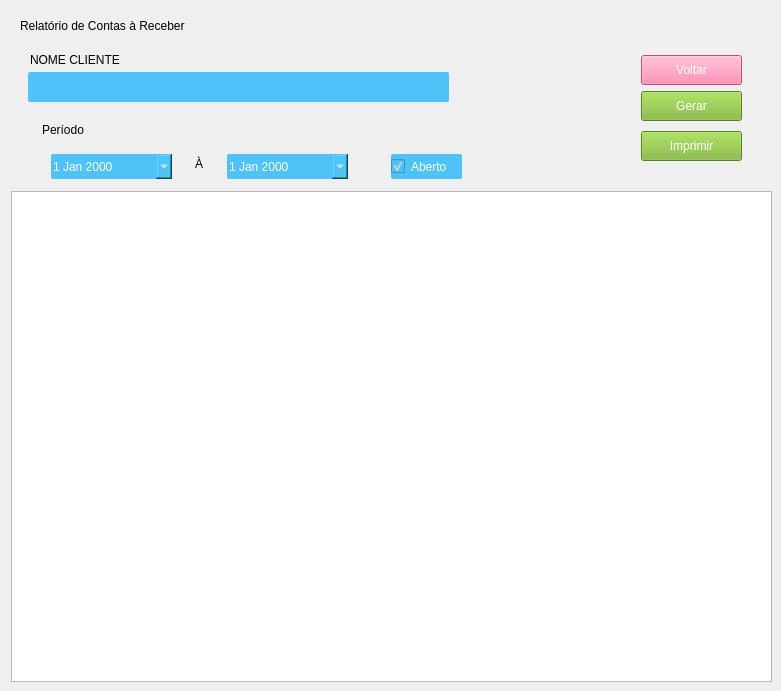
       <widget class="QWidget" name="formRelatorioContaReceber">
        <widget class="QPushButton" name="btn_goback_relatorio_conta_receber">
         <property name="geometry">
          <rect>
           <x>641</x>
           <y>55</y>
           <width>101</width>
           <height>30</height>
          </rect>
         </property>
         <property name="styleSheet">
          <string notr="true">QPushButton {
	font: 10pt &quot;Arial&quot;;
	background-color: rgb(253, 115, 163);
	color: #FFF;
 }
QPushButton:hover{
	background-color: rgb(255, 0, 0);
}</string>
         </property>
         <property name="text">
          <string>Voltar</string>
         </property>
         <property name="icon">
          <iconset>
           <normaloff>icons/iconGoBack.png</normaloff>icons/iconGoBack.png</iconset>
         </property>
         <property name="iconSize">
          <size>
           <width>20</width>
           <height>32</height>
          </size>
         </property>
        </widget>
        <widget class="QPushButton" name="btn_gerar_relatorio_conta_receber">
         <property name="geometry">
          <rect>
           <x>641</x>
           <y>91</y>
           <width>101</width>
           <height>30</height>
          </rect>
         </property>
         <property name="styleSheet">
          <string notr="true">QPushButton {
	font: 10pt &quot;Arial&quot;;
	background-color: #7AB32E;
	color: #FFF;
 }
QPushButton:hover{
	background-color: rgb(0, 170, 0);
}</string>
         </property>
         <property name="text">
          <string>Gerar</string>
         </property>
         <property name="icon">
          <iconset>
           <normaloff>icons/iconViewPrinter.png</normaloff>icons/iconViewPrinter.png</iconset>
         </property>
         <property name="iconSize">
          <size>
           <width>20</width>
           <height>32</height>
          </size>
         </property>
         <property name="checkable">
          <bool>false</bool>
         </property>
         <property name="default">
          <bool>false</bool>
         </property>
         <property name="flat">
          <bool>false</bool>
         </property>
        </widget>
        <widget class="QPushButton" name="btn_imprimir_relatorio_conta_receber">
         <property name="geometry">
          <rect>
           <x>641</x>
           <y>131</y>
           <width>101</width>
           <height>30</height>
          </rect>
         </property>
         <property name="styleSheet">
          <string notr="true">QPushButton {
	font: 10pt &quot;Arial&quot;;
	background-color: #7AB32E;
	color: #FFF;
 }
QPushButton:hover{
	background-color: rgb(0, 170, 0);
}</string>
         </property>
         <property name="text">
          <string>Imprimir</string>
         </property>
         <property name="icon">
          <iconset>
           <normaloff>icons/iconPrint.png</normaloff>icons/iconPrint.png</iconset>
         </property>
         <property name="iconSize">
          <size>
           <width>20</width>
           <height>32</height>
          </size>
         </property>
         <property name="checkable">
          <bool>false</bool>
         </property>
         <property name="default">
          <bool>false</bool>
         </property>
         <property name="flat">
          <bool>false</bool>
         </property>
        </widget>
        <widget class="QTextEdit" name="te_relatorio_conta_receber">
         <property name="geometry">
          <rect>
           <x>11</x>
           <y>191</y>
           <width>761</width>
           <height>491</height>
          </rect>
         </property>
        </widget>
        <widget class="QLabel" name="lbl_titulo_relatorio_conta_receber">
         <property name="geometry">
          <rect>
           <x>20</x>
           <y>10</y>
           <width>741</width>
           <height>31</height>
          </rect>
         </property>
         <property name="styleSheet">
          <string notr="true">font: 700 20pt &quot;Arial&quot;;
border-bottom: 2px solid;</string>
         </property>
         <property name="text">
          <string>Relatório de Contas à Receber</string>
         </property>
        </widget>
        <widget class="QDateEdit" name="relatorio_conta_receber_data_inicial">
         <property name="geometry">
          <rect>
           <x>51</x>
           <y>154</y>
           <width>121</width>
           <height>25</height>
          </rect>
         </property>
         <property name="styleSheet">
          <string notr="true">QDateEdit{
	background-color: #4fc2f7;
	font: 12pt &quot;Arial&quot;;
	color: rgb(255, 255, 255);
	border:none;
	border-radius: 2px;
}

QDateEdit:Focus {
	border: 1px solid red;
}</string>
         </property>
         <property name="calendarPopup">
          <bool>true</bool>
         </property>
        </widget>
        <widget class="QDateEdit" name="relatorio_conta_receber_data_final">
         <property name="geometry">
          <rect>
           <x>227</x>
           <y>154</y>
           <width>121</width>
           <height>25</height>
          </rect>
         </property>
         <property name="styleSheet">
          <string notr="true">QDateEdit{
	background-color: #4fc2f7;
	font: 12pt &quot;Arial&quot;;
	color: rgb(255, 255, 255);
	border:none;
	border-radius: 2px;
}

QDateEdit:Focus {
	border: 1px solid red;
}</string>
         </property>
         <property name="calendarPopup">
          <bool>true</bool>
         </property>
        </widget>
        <widget class="QCheckBox" name="chk_relatorio_conta_receber_status">
         <property name="geometry">
          <rect>
           <x>391</x>
           <y>154</y>
           <width>71</width>
           <height>25</height>
          </rect>
         </property>
         <property name="styleSheet">
          <string notr="true">QCheckBox{
	background-color: #4fc2f7;
	font: 12pt &quot;Arial&quot;;
	color: rgb(255, 255, 255);
	border:none;
	border-radius: 2px;
}

QCheckBox:Focus {
	border: 1px solid red;
}</string>
         </property>
         <property name="text">
          <string>Aberto</string>
         </property>
         <property name="checked">
          <bool>true</bool>
         </property>
        </widget>
        <widget class="QLabel" name="lbl_conta_receber_relatorio_periodo">
         <property name="geometry">
          <rect>
           <x>42</x>
           <y>114</y>
           <width>321</width>
           <height>31</height>
          </rect>
         </property>
         <property name="styleSheet">
          <string notr="true">font: 700 14pt &quot;Arial&quot;;
border-bottom: 2px solid;</string>
         </property>
         <property name="text">
          <string>Período</string>
         </property>
        </widget>
        <widget class="QLabel" name="lbl_relatorio_conta_receber_vogal">
         <property name="geometry">
          <rect>
           <x>195</x>
           <y>156</y>
           <width>16</width>
           <height>16</height>
          </rect>
         </property>
         <property name="text">
          <string>À</string>
         </property>
        </widget>
        <widget class="QLineEdit" name="search_cliente_relatorio_conta_receber">
         <property name="geometry">
          <rect>
           <x>28</x>
           <y>72</y>
           <width>421</width>
           <height>30</height>
          </rect>
         </property>
         <property name="styleSheet">
          <string notr="true">QLineEdit{
	background-color: #4fc2f7;
	font: 12pt &quot;Arial&quot;;
	color: rgb(255, 255, 255);
	border:none;
	border-radius: 2px;
}

QLineEdit:Focus {
	border: 1px solid red;
}</string>
         </property>
        </widget>
        <widget class="QLabel" name="lbl_cliente_relatorio_conta_receber">
         <property name="geometry">
          <rect>
           <x>30</x>
           <y>50</y>
           <width>231</width>
           <height>20</height>
          </rect>
         </property>
         <property name="styleSheet">
          <string notr="true">font: 700 10pt &quot;Arial&quot;;</string>
         </property>
         <property name="text">
          <string>NOME CLIENTE</string>
         </property>
        </widget>
       </widget>
